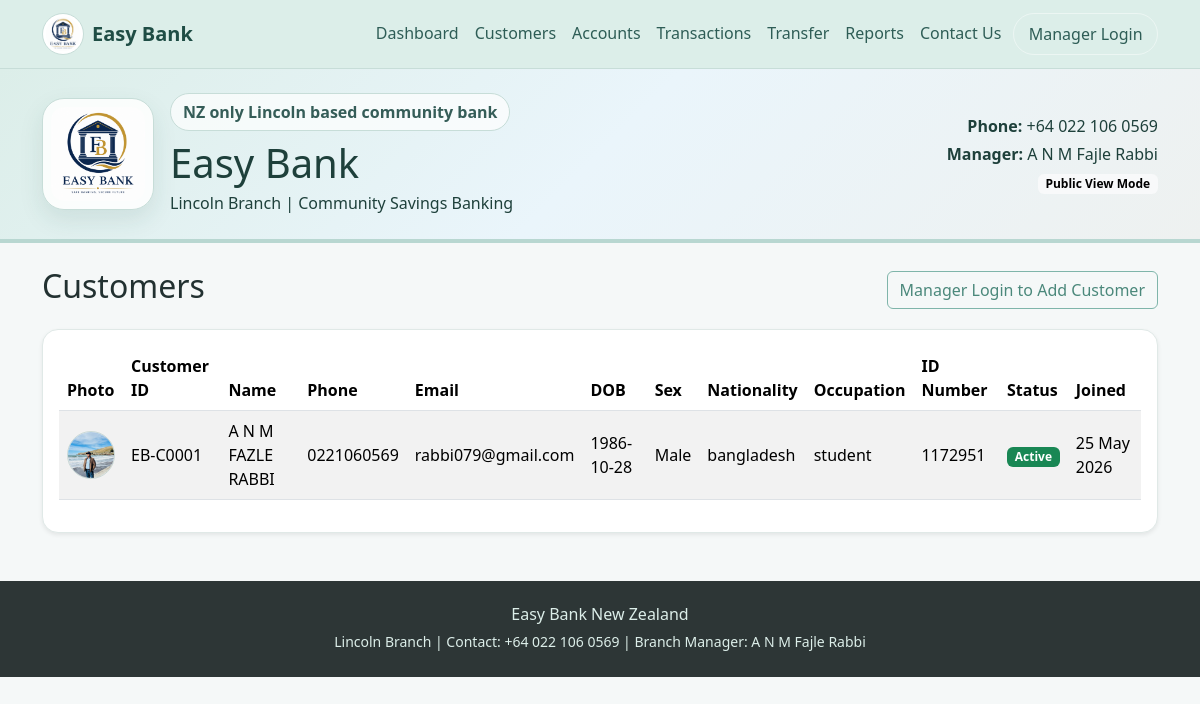
Page /customers on the committed database.
### tables this page shows
CREATE TABLE customers (
            id INTEGER PRIMARY KEY AUTOINCREMENT,
            customer_id TEXT NOT NULL UNIQUE,
            full_name TEXT NOT NULL,
            phone TEXT NOT NULL UNIQUE,
            email TEXT NOT NULL UNIQUE,
            address TEXT NOT NULL,
            date_of_birth TEXT NOT NULL,
            occupation TEXT NOT NULL,
            id_number TEXT NOT NULL UNIQUE,
            status TEXT NOT NULL,
            sex TEXT NOT NULL,
            nationality TEXT NOT NULL,
            photo_path TEXT,
            created_at TEXT NOT NULL
        );

### app.py (the view)
@app.route("/customers")
def customers_page():
    conn = get_db_connection()
    customers = conn.execute("SELECT * FROM customers ORDER BY id DESC").fetchall()
    conn.close()
    return render_template("customers.html", customers=customers)

### app.py (called while the page is built)
def get_db_connection():
    conn = sqlite3.connect(DATABASE)
    conn.row_factory = sqlite3.Row
    return conn

def today_iso():
    return date.today().isoformat()

def is_manager_logged_in():
    return session.get("manager_logged_in") is True

@app.context_processor
def inject_bank_details():
    return dict(
        bank_name=BANK_NAME,
        branch_name=BRANCH_NAME,
        tagline=TAGLINE,
        footer_text=FOOTER_TEXT,
        contact_phone_display=CONTACT_PHONE_DISPLAY,
        contact_phone_whatsapp=CONTACT_PHONE_WHATSAPP,
        branch_manager=BRANCH_MANAGER,
        today_date=today_iso(),
        manager_logged_in=is_manager_logged_in(),
    )

### templates/customers.html
{% extends "base.html" %}
{% block content %}
<div class="d-flex justify-content-between align-items-center mb-3">
    <h2>Customers</h2>
    {% if manager_logged_in %}
        <a href="{{ url_for('add_customer') }}" class="btn btn-primary">Add Customer</a>
    {% else %}
        <a href="{{ url_for('login_page', next=url_for('add_customer')) }}" class="btn btn-outline-primary">Manager Login to Add Customer</a>
    {% endif %}
</div>
<div class="card shadow-sm">
    <div class="card-body">
        {% if customers %}
        <div class="table-responsive">
            <table class="table table-striped align-middle">
                <thead>
                    <tr>
                        <th>Photo</th>
                        <th>Customer ID</th>
                        <th>Name</th>
                        <th>Phone</th>
                        <th>Email</th>
                        <th>DOB</th>
                        <th>Sex</th>
                        <th>Nationality</th>
                        <th>Occupation</th>
                        <th>ID Number</th>
                        <th>Status</th>
                        <th>Joined</th>
                    </tr>
                </thead>
                <tbody>
                {% for customer in customers %}
                    <tr>
                        <td>
                            {% if customer.photo_path %}
                                <img src="{{ url_for('static', filename=customer.photo_path) }}" alt="Customer photo" class="customer-photo">
                            {% else %}
                                <span class="text-muted">No photo</span>
                            {% endif %}
                        </td>
                        <td>{{ customer.customer_id }}</td>
                        <td>{{ customer.full_name }}</td>
                        <td>{{ customer.phone }}</td>
                        <td>{{ customer.email or '-' }}</td>
                        <td>{{ customer.date_of_birth or '-' }}</td>
                        <td>{{ customer.sex or '-' }}</td>
                        <td>{{ customer.nationality or '-' }}</td>
                        <td>{{ customer.occupation or '-' }}</td>
                        <td>{{ customer.id_number or '-' }}</td>
                        <td>
                            {% if customer.status == 'Active' %}
                                <span class="badge bg-success">Active</span>
                            {% else %}
                                <span class="badge bg-danger">Inactive</span>
                            {% endif %}
                        </td>
                        <td>{{ customer.created_at }}</td>
                    </tr>
                {% endfor %}
                </tbody>
            </table>
        </div>
        {% else %}
            <p class="text-muted mb-0">No customers added yet.</p>
        {% endif %}
    </div>
</div>
{% endblock %}

### static/css/style.css (style rules this page uses)
body { background: #f5f8f8; color: #223131; }
.card { border: 1px solid #e0e9e7; border-radius: 16px; box-shadow: 0 8px 24px rgba(38, 64, 60, 0.06); }
.btn-outline-primary { color: #4b887b; border-color: #7fb5aa; }
.customer-photo { width: 48px; height: 48px; object-fit: cover; border-radius: 50%; border: 1px solid #cbdad7; }

### rows in the picture
customers: photo_path (picture), customer_id "EB-C0001", full_name "A N M FAZLE RABBI", phone "0221060569", email "rabbi079@gmail.com", date_of_birth "1986-10-28", sex "Male", nationality "bangladesh", occupation "student", id_number "1172951", status "Active", created_at "25 May 2026"

### other values in the picture
{{ bank_name }} "Easy Bank"
{{ tagline }} "NZ only Lincoln based community bank"
{{ branch_name }} "Lincoln Branch"
{{ contact_phone_display }} "+64 022 106 0569"
{{ branch_manager }} "A N M Fajle Rabbi"
{{ footer_text }} "Easy Bank New Zealand"
